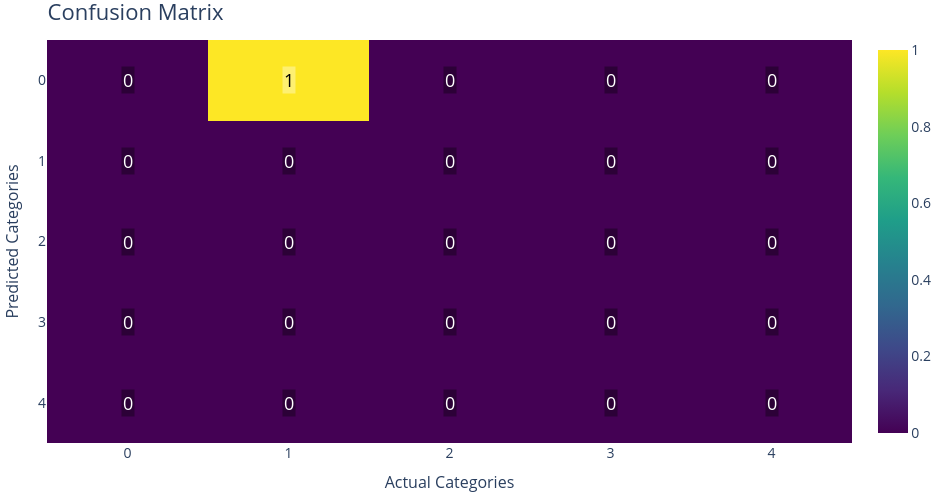

Notebook cell for this chart:
### Markdown cell above
## 5. Plot the Confusion Matrix (For Categorical Labels Only)

### Code cell
import numpy as np
from sklearn.metrics import confusion_matrix
from topologicpy.Plotly import Plotly
actual = np.array(pred_results["y_true"]).reshape(-1)
predicted = np.array(pred_results["pred"]).reshape(-1)
cm = confusion_matrix(actual, predicted, labels=[0,1,2,3,4])
fig = Plotly.FigureByConfusionMatrix(cm)
Plotly.Show(fig)

### Figure 1 — Plotly figure (JSON) as saved in the notebook; plotly's stock layout.template omitted (floating-point values rounded to 4 significant figures)
{"data": [{"colorbar": {"tickfont": {"size": 14}, "title": {"font": {"size": 16}}}, "colorscale": [[0, "rgb(68, 1, 84)"], [0.1111, "rgb(72, 40, 120)"], [0.2222, "rgb(62, 73, 137)"], [0.3333, "rgb(49, 104, 142)"], [0.4444, "rgb(38, 130, 142)"], [0.5556, "rgb(31, 158, 137)"], [0.6667, "rgb(53, 183, 121)"], [0.7778, "rgb(110, 206, 88)"], [0.8889, "rgb(181, 222, 43)"], [1, "rgb(253, 231, 37)"]], "showscale": true, "type": "heatmap", "x": [0, 1, 2, 3, 4], "y": [0, 1, 2, 3, 4], "z": [[0, 1, 0, 0, 0], [0, 0, 0, 0, 0], [0, 0, 0, 0, 0], [0, 0, 0, 0, 0], [0, 0, 0, 0, 0]], "zmax": 1, "zmin": 0}], "layout": {"annotations": [{"bgcolor": "rgba(0,0,0,0.35)", "font": {"color": "white", "size": 18}, "opacity": 1, "showarrow": false, "text": "0", "x": 0, "xref": "x", "y": 0, "yref": "y"}, {"bgcolor": "rgba(255,255,255,0.35)", "font": {"color": "black", "size": 18}, "opacity": 1, "showarrow": false, "text": "1", "x": 1, "xref": "x", "y": 0, "yref": "y"}, {"bgcolor": "rgba(0,0,0,0.35)", "font": {"color": "white", "size": 18}, "opacity": 1, "showarrow": false, "text": "0", "x": 2, "xref": "x", "y": 0, "yref": "y"}, {"bgcolor": "rgba(0,0,0,0.35)", "font": {"color": "white", "size": 18}, "opacity": 1, "showarrow": false, "text": "0", "x": 3, "xref": "x", "y": 0, "yref": "y"}, {"bgcolor": "rgba(0,0,0,0.35)", "font": {"color": "white", "size": 18}, "opacity": 1, "showarrow": false, "text": "0", "x": 4, "xref": "x", "y": 0, "yref": "y"}, {"bgcolor": "rgba(0,0,0,0.35)", "font": {"color": "white", "size": 18}, "opacity": 1, "showarrow": false, "text": "0", "x": 0, "xref": "x", "y": 1, "yref": "y"}, {"bgcolor": "rgba(0,0,0,0.35)", "font": {"color": "white", "size": 18}, "opacity": 1, "showarrow": false, "text": "0", "x": 1, "xref": "x", "y": 1, "yref": "y"}, {"bgcolor": "rgba(0,0,0,0.35)", "font": {"color": "white", "size": 18}, "opacity": 1, "showarrow": false, "text": "0", "x": 2, "xref": "x", "y": 1, "yref": "y"}, {"bgcolor": "rgba(0,0,0,0.35)", "font": {"color": "white", "size": 18}, "opacity": 1, "showarrow": false, "text": "0", "x": 3, "xref": "x", "y": 1, "yref": "y"}, {"bgcolor": "rgba(0,0,0,0.35)", "font": {"color": "white", "size": 18}, "opacity": 1, "showarrow": false, "text": "0", "x": 4, "xref": "x", "y": 1, "yref": "y"}, {"bgcolor": "rgba(0,0,0,0.35)", "font": {"color": "white", "size": 18}, "opacity": 1, "showarrow": false, "text": "0", "x": 0, "xref": "x", "y": 2, "yref": "y"}, {"bgcolor": "rgba(0,0,0,0.35)", "font": {"color": "white", "size": 18}, "opacity": 1, "showarrow": false, "text": "0", "x": 1, "xref": "x", "y": 2, "yref": "y"}, {"bgcolor": "rgba(0,0,0,0.35)", "font": {"color": "white", "size": 18}, "opacity": 1, "showarrow": false, "text": "0", "x": 2, "xref": "x", "y": 2, "yref": "y"}, {"bgcolor": "rgba(0,0,0,0.35)", "font": {"color": "white", "size": 18}, "opacity": 1, "showarrow": false, "text": "0", "x": 3, "xref": "x", "y": 2, "yref": "y"}, {"bgcolor": "rgba(0,0,0,0.35)", "font": {"color": "white", "size": 18}, "opacity": 1, "showarrow": false, "text": "0", "x": 4, "xref": "x", "y": 2, "yref": "y"}, {"bgcolor": "rgba(0,0,0,0.35)", "font": {"color": "white", "size": 18}, "opacity": 1, "showarrow": false, "text": "0", "x": 0, "xref": "x", "y": 3, "yref": "y"}, {"bgcolor": "rgba(0,0,0,0.35)", "font": {"color": "white", "size": 18}, "opacity": 1, "showarrow": false, "text": "0", "x": 1, "xref": "x", "y": 3, "yref": "y"}, {"bgcolor": "rgba(0,0,0,0.35)", "font": {"color": "white", "size": 18}, "opacity": 1, "showarrow": false, "text": "0", "x": 2, "xref": "x", "y": 3, "yref": "y"}, {"bgcolor": "rgba(0,0,0,0.35)", "font": {"color": "white", "size": 18}, "opacity": 1, "showarrow": false, "text": "0", "x": 3, "xref": "x", "y": 3, "yref": "y"}, {"bgcolor": "rgba(0,0,0,0.35)", "font": {"color": "white", "size": 18}, "opacity": 1, "showarrow": false, "text": "0", "x": 4, "xref": "x", "y": 3, "yref": "y"}, {"bgcolor": "rgba(0,0,0,0.35)", "font": {"color": "white", "size": 18}, "opacity": 1, "showarrow": false, "text": "0", "x": 0, "xref": "x", "y": 4, "yref": "y"}, {"bgcolor": "rgba(0,0,0,0.35)", "font": {"color": "white", "size": 18}, "opacity": 1, "showarrow": false, "text": "0", "x": 1, "xref": "x", "y": 4, "yref": "y"}, {"bgcolor": "rgba(0,0,0,0.35)", "font": {"color": "white", "size": 18}, "opacity": 1, "showarrow": false, "text": "0", "x": 2, "xref": "x", "y": 4, "yref": "y"}, {"bgcolor": "rgba(0,0,0,0.35)", "font": {"color": "white", "size": 18}, "opacity": 1, "showarrow": false, "text": "0", "x": 3, "xref": "x", "y": 4, "yref": "y"}, {"bgcolor": "rgba(0,0,0,0.35)", "font": {"color": "white", "size": 18}, "opacity": 1, "showarrow": false, "text": "0", "x": 4, "xref": "x", "y": 4, "yref": "y"}], "autosize": true, "font": {"size": 16}, "height": 500, "margin": {"b": 40, "l": 40, "r": 40, "t": 40}, "paper_bgcolor": "RGBA(0,0,0,0)", "plot_bgcolor": "RGBA(0,0,0,0)", "scene": {"aspectmode": "data", "camera": {"center": {"x": 0, "y": 0, "z": 0}, "eye": {"x": -1.25, "y": -1.25, "z": 1.25}, "projection": {"type": "perspective"}, "up": {"x": 0, "y": 0, "z": 1}}}, "title": {"font": {"size": 22}, "text": "Confusion Matrix"}, "width": 950, "xaxis": {"gridcolor": "rgba(0,0,0,0.08)", "mirror": false, "showgrid": true, "showline": false, "tickangle": 0, "tickfont": {"size": 14}, "tickmode": "array", "ticktext": ["0", "1", "2", "3", "4"], "tickvals": [0, 1, 2, 3, 4], "title": {"font": {"size": 16}, "text": "Actual Categories"}, "zeroline": false}, "yaxis": {"autorange": "reversed", "gridcolor": "rgba(0,0,0,0.08)", "mirror": false, "showgrid": true, "showline": false, "tickfont": {"size": 14}, "tickmode": "array", "ticktext": ["0", "1", "2", "3", "4"], "tickvals": [0, 1, 2, 3, 4], "title": {"font": {"size": 16}, "text": "Predicted Categories"}, "zeroline": false}}}
